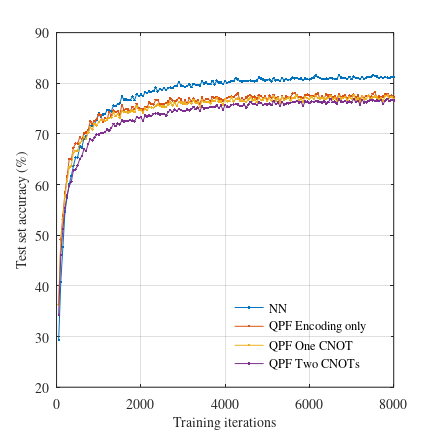

This chart was generated by the following MATLAB code:
clear all

load result_gtsrb_nn.mat net info

number_of_iteration = length( info.ValidationAccuracy );
number_of_iteration_block = floor( number_of_iteration / 50 );
number_of_iteration = number_of_iteration_block * 50;

validation_accuracy_nn = info.ValidationAccuracy( [ 1 : number_of_iteration_block ] * 50 );
validation_loss_nn = info.ValidationLoss( [ 1 : number_of_iteration_block ] * 50 );
training_loss_nn = mean( reshape( info.TrainingLoss( 1 : number_of_iteration ), 50, number_of_iteration_block ) );

load result_gtsrb_encoding_only.mat net info

number_of_iteration = length( info.ValidationAccuracy );
number_of_iteration_block = floor( number_of_iteration / 50 );
number_of_iteration = number_of_iteration_block * 50;

validation_accuracy_qnn_encoding = info.ValidationAccuracy( [ 1 : number_of_iteration_block ] * 50 );
validation_loss_qnn_encoding = info.ValidationLoss( [ 1 : number_of_iteration_block ] * 50 );
training_loss_qnn_encoding = mean( reshape( info.TrainingLoss( 1 : number_of_iteration ), 50, number_of_iteration_block ) );

load result_gtsrb_one_cnot.mat net info

number_of_iteration = length( info.ValidationAccuracy );
number_of_iteration_block = floor( number_of_iteration / 50 );
number_of_iteration = number_of_iteration_block * 50;

validation_accuracy_qnn_1cnot = info.ValidationAccuracy( [ 1 : number_of_iteration_block ] * 50 );
validation_loss_qnn_1cnot = info.ValidationLoss( [ 1 : number_of_iteration_block ] * 50 );
training_loss_qnn_1cnot = mean( reshape( info.TrainingLoss( 1 : number_of_iteration ), 50, number_of_iteration_block ) );

load result_gtsrb_two_cnot.mat net info

number_of_iteration = length( info.ValidationAccuracy );
number_of_iteration_block = floor( number_of_iteration / 50 );
number_of_iteration = number_of_iteration_block * 50;

validation_accuracy_qnn_2cnot = info.ValidationAccuracy( [ 1 : number_of_iteration_block ] * 50 );
validation_loss_qnn_2cnot = info.ValidationLoss( [ 1 : number_of_iteration_block ] * 50 );
training_loss_qnn_2cnot = mean( reshape( info.TrainingLoss( 1 : number_of_iteration ), 50, number_of_iteration_block ) );

figure( 1 )

clf

set(gcf,'DefaultAxesFontName','Times');
set(gcf,'DefaultAxesFontSize',10);
set(gcf,'DefaultTextFontName','Times');
set(gcf,'DefaultTextFontSize',10);
set(gcf,'PaperOrientation','portrait')
set(gcf,'PaperType','A4')
set(gcf,'PaperUnits','Inches')
set(gcf,'PaperPosition',[0.25 0.25 8.5/2.54*1.3 8.5/2.54*1.3])
set(gcf,'Position',[50 50 round(8.5/2.45*96*1.3) round(8.5/2.54*96*1.3)])
set(gcf,'Color',[1 1 1])

plot(...
  [ 1 : number_of_iteration_block ] * 50, validation_accuracy_nn, '.-', ...
  [ 1 : number_of_iteration_block ] * 50, validation_accuracy_qnn_encoding, '.-', ...  
  [ 1 : number_of_iteration_block ] * 50, validation_accuracy_qnn_1cnot, '.-', ...    
  [ 1 : number_of_iteration_block ] * 50, validation_accuracy_qnn_2cnot, '.-' )

grid on
box on

set( gca, 'xlim', [ 0 8000 ] )
%set( gca, 'ylim', [ 75 100 ] )

xlabel( 'Training iterations' )
ylabel( 'Test set accuracy (%)' )

legend(...
  'NN', ...
  'QPF Encoding only', ...
  'QPF One CNOT', ...
  'QPF Two CNOTs', ...
  'location', 'southeast' )

legend boxoff

print -dpng -r300 plot_result_gtsrb.png
